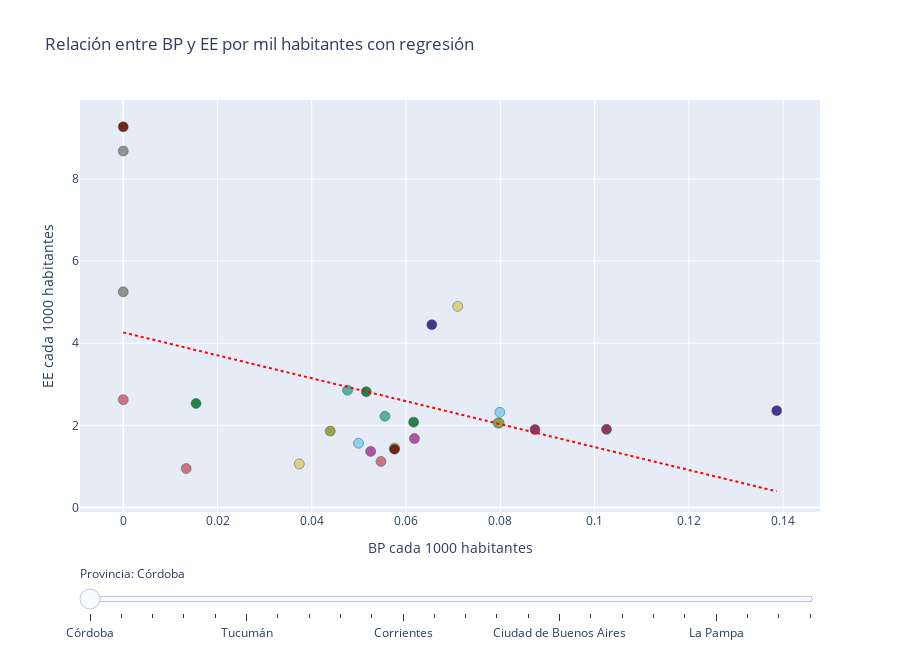

Notebook cell for this chart:
### Markdown cell above
# Otras versiones con diferentes enfoques:

### Code cell
import plotly.express as px

consulta_3["bp_por_mil"] = consulta_3["cantidad_bp"] / consulta_3["poblacion_total"] * 1000         # Calculamos los valores
consulta_3["ee_por_mil"] = consulta_3["cantidad_ee"] / consulta_3["poblacion_total"] * 1000

consulta_3.columns = [col.strip().lower() for col in consulta_3.columns]

provincias = consulta_3["provincia"].unique()                                                       # Tomamos provincias únicas

color_palette = px.colors.qualitative.Safe                                                          # Paleta colorblind friendly

fig = go.Figure()                                                                                   # Creamos figura
                                          
for i, prov in enumerate(provincias):                                                               # Agregamos trazas y regresiones por provincia
    datos = consulta_3[consulta_3["provincia"] == prov].copy()

    depto_codes = datos["departamento"].astype('category').cat.codes     # Asignamos color único por departamento (repitiendo la paleta si hace falta)
    colors = [color_palette[c % len(color_palette)] for c in depto_codes]

    fig.add_trace(go.Scatter(                                                                       # Scatter plot por provincia
        x=datos["bp_por_mil"],
        y=datos["ee_por_mil"],
        mode='markers',
        marker=dict(
            size=10,
            opacity=0.9,
            color=colors,
            line=dict(width=0.5, color='DarkSlateGrey')
        ),
        text=datos["departamento"],
        hovertemplate="<b>%{text}</b><br>BP/1000 hab: %{x:.2f}<br>EE/1000 hab: %{y:.2f}<extra></extra>",
        name=prov,
        visible=(i == 0),
        showlegend=False
    ))

    x = datos["bp_por_mil"]                                                                         # Agregamos regresión si es posible
    y = datos["ee_por_mil"]                                                                         # para facilitar la lectura del grafico
    if len(x.dropna()) > 1 and x.nunique() > 1 and y.nunique() > 1:
        try:
            coef = np.polyfit(x, y, 1)
            poly1d_fn = np.poly1d(coef)
            x_sorted = np.linspace(x.min(), x.max(), 100)
            y_fit = poly1d_fn(x_sorted)

            fig.add_trace(go.Scatter(
                x=x_sorted,
                y=y_fit,
                mode="lines",
                line=dict(color="red", dash="dot"),
                name=f"Regresión - {prov}",
                visible=(i == 0),
                showlegend=False
            ))
        except np.linalg.LinAlgError:
            continue

steps = []
for i, prov in enumerate(provincias):                                                               # Creamos el slider
    vis = [False] * (2 * len(provincias))
    vis[i * 2] = True
    if i * 2 + 1 < len(vis):
        vis[i * 2 + 1] = True
    steps.append(dict(
        method="update",
        args=[{"visible": vis},
              {"title": f"Provincia: {prov}"}],
        label=prov
    ))

sliders = [dict(
    active=0,
    currentvalue={"prefix": "Provincia: "},
    pad={"t": 50},
    steps=steps
)]

fig.update_layout(                                              
    sliders=sliders,
    xaxis_title="BP cada 1000 habitantes",
    yaxis_title="EE cada 1000 habitantes",
    title="Relación entre BP y EE por mil habitantes con regresión",
    height=650
)
fig.show()
